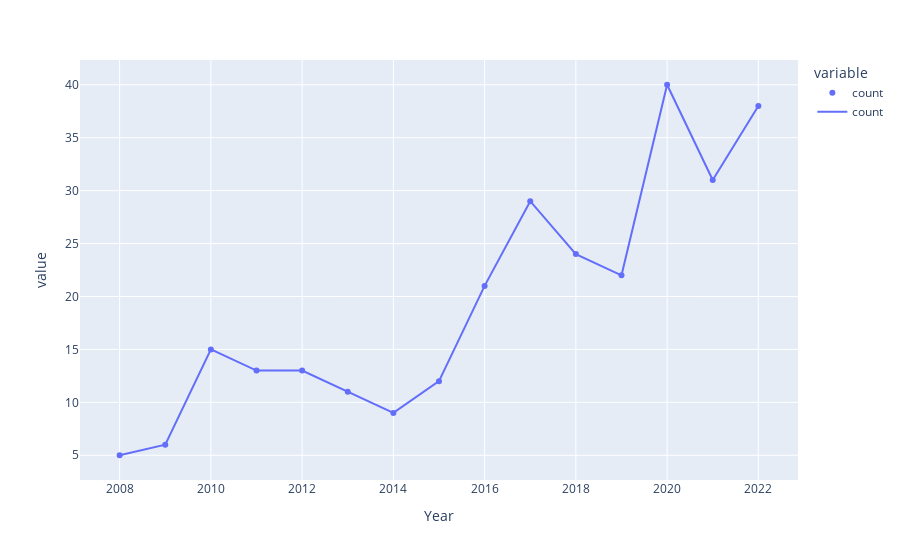

Source (notebook cell):
### Code cell
# Create a scatter plot
scatter_count = px.scatter(yearly_overdose_df)

# Create a line plot
line_count = px.line(yearly_overdose_df)

# Update the layout of the scatter plot to connect markers with lines
scatter_count.update_traces(connectgaps=True)

# Overlay scatter plot and line plot
scatter_count.add_traces(line_count.data)

scatter_count.show()

### Figure 1 — Plotly figure (JSON) as saved in the notebook; plotly's stock layout.template omitted (floating-point values rounded to 4 significant figures)
{"data": [{"connectgaps": true, "hovertemplate": "variable=count<br>Year=%{x}<br>value=%{y}<extra></extra>", "legendgroup": "count", "marker": {"color": "#636efa", "symbol": "circle"}, "mode": "markers", "name": "count", "orientation": "v", "showlegend": true, "type": "scatter", "x": [2008, 2009, 2010, 2011, 2012, 2013, 2014, 2015, 2016, 2017, 2018, 2019, 2020, 2021, 2022], "xaxis": "x", "y": [5, 6, 15, 13, 13, 11, 9, 12, 21, 29, 24, 22, 40, 31, 38], "yaxis": "y"}, {"hovertemplate": "variable=count<br>Year=%{x}<br>value=%{y}<extra></extra>", "legendgroup": "count", "line": {"color": "#636efa", "dash": "solid"}, "marker": {"symbol": "circle"}, "mode": "lines", "name": "count", "orientation": "v", "showlegend": true, "type": "scatter", "x": [2008, 2009, 2010, 2011, 2012, 2013, 2014, 2015, 2016, 2017, 2018, 2019, 2020, 2021, 2022], "xaxis": "x", "y": [5, 6, 15, 13, 13, 11, 9, 12, 21, 29, 24, 22, 40, 31, 38], "yaxis": "y"}], "layout": {"autosize": true, "legend": {"title": {"text": "variable"}, "tracegroupgap": 0}, "margin": {"t": 60}, "xaxis": {"anchor": "y", "autorange": true, "domain": [0, 1], "range": [2007.0, 2023.0], "title": {"text": "Year"}, "type": "linear"}, "yaxis": {"anchor": "x", "autorange": true, "domain": [0, 1], "range": [2.29, 42.71], "title": {"text": "value"}, "type": "linear"}}}
